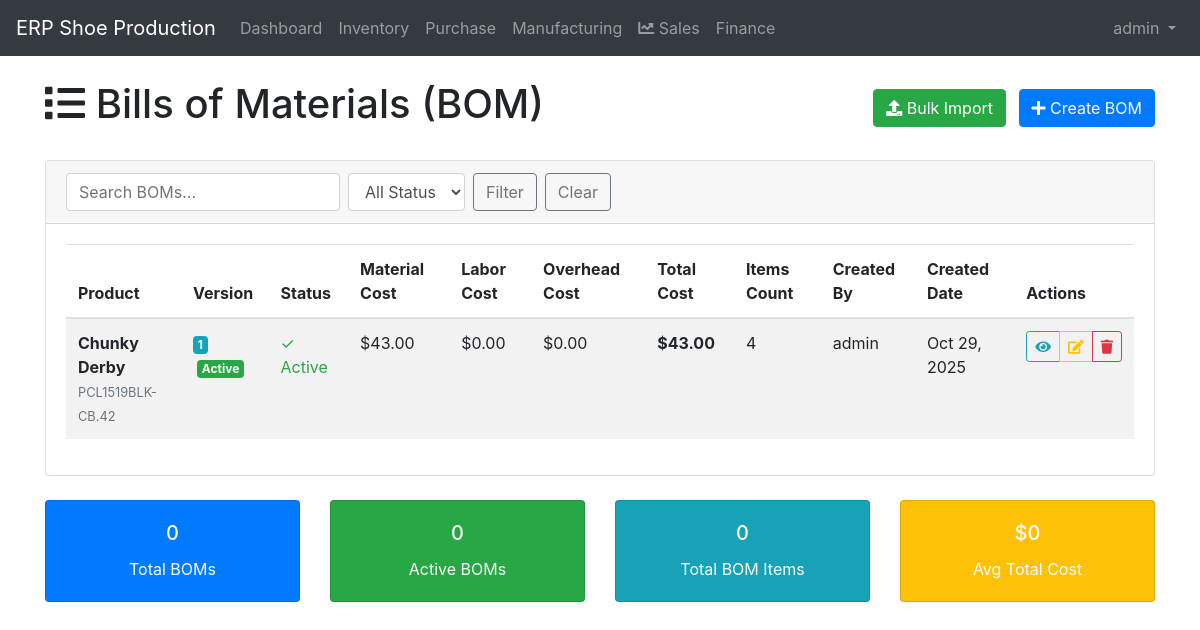
Before: /manufacturing/boms/ (signed in) with the older database file.
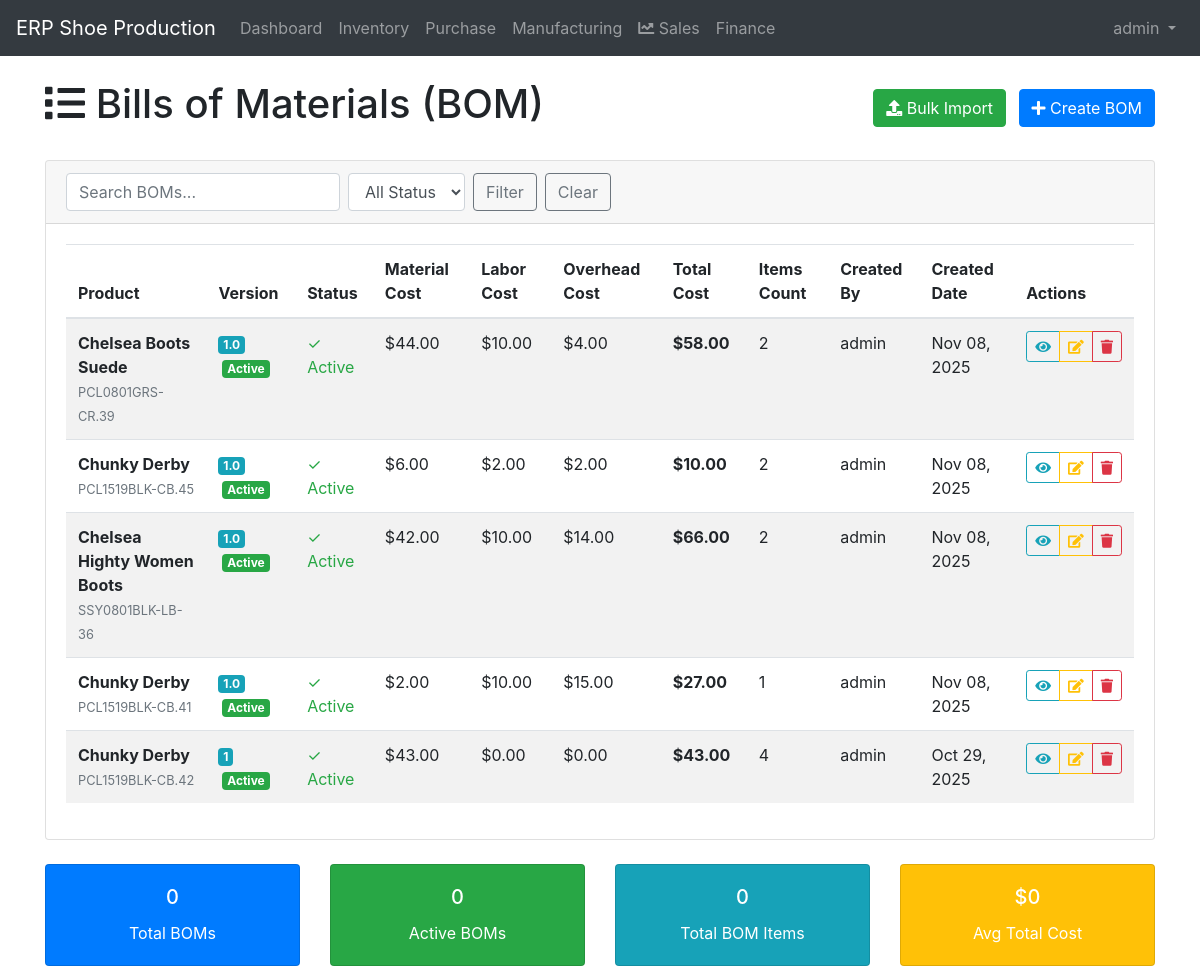
After: the same page with the newer database file.
### manufacturing/models.py (models this page shows, shortened)
class BillOfMaterials(models.Model):
    product = models.OneToOneField(FinishedProduct, on_delete=models.CASCADE, related_name='bill_of_materials')
    version = models.CharField(max_length=10, default='1.0', help_text="BOM version")
    is_active = models.BooleanField(default=True, help_text="Whether this BOM version is active")
    total_cost = models.DecimalField(max_digits=12, decimal_places=2, default=0, help_text="Total material cost")
    labor_cost = models.DecimalField(max_digits=10, decimal_places=2, default=0, help_text="Estimated labor cost")
    overhead_cost = models.DecimalField(max_digits=10, decimal_places=2, default=0, help_text="Overhead cost")
    created_by = models.ForeignKey(User, on_delete=models.CASCADE, related_name='created_boms')
    created_at = models.DateTimeField(auto_now_add=True)
    updated_at = models.DateTimeField(auto_now=True)
    class Meta:
        ordering = ['-version']
        verbose_name = 'Bill of Materials'
        verbose_name_plural = 'Bills of Materials'

### inventory/models.py (models this page shows, shortened)
class FinishedProduct(models.Model):
    SIZE_CHOICES = [
        ('35', '35'),
        ('36', '36'),
        ('37', '37'),
        ('38', '38'),
        ('39', '39'),
        ('40', '40'),
        ('41', '41'),
        ('42', '42'),
        ('43', '43'),
        ('44', '44'),
        ('45', '45'),
    ]
    COLOR_CHOICES = [
        ('black', 'Black'),
        ('white', 'White'),
        ('brown', 'Brown'),
        ('blue', 'Blue'),
        ('red', 'Red'),
        ('green', 'Green'),
        ('yellow', 'Yellow'),
        ('gray', 'Gray'),
        ('navy', 'Navy'),
        ('beige', 'Beige'),
        ('sands', 'Sands'),
    ]
    code = models.CharField(max_length=20, unique=True)
    name = models.CharField(max_length=200)
    category = models.ForeignKey(ProductCategory, on_delete=models.CASCADE)
    size = models.CharField(max_length=10, choices=SIZE_CHOICES)
    color = models.CharField(max_length=20, choices=COLOR_CHOICES)
    description = models.TextField(blank=True)
    current_stock = models.IntegerField(default=0)
    minimum_stock = models.IntegerField(default=0)
    unit_price = models.DecimalField(max_digits=10, decimal_places=2, default=0)
    is_active = models.BooleanField(default=True)
    created_at = models.DateTimeField(auto_now_add=True)
    updated_at = models.DateTimeField(auto_now=True)

### manufacturing/views.py (the view)
# urls.py: path('boms/', views.bill_of_materials_list, name='bill_of_materials_list'),
@login_required
def bill_of_materials_list(request):
    boms = BillOfMaterials.objects.select_related('product', 'created_by').filter(is_active=True).order_by('-created_at')
    paginator = Paginator(boms, 10)
    page_number = request.GET.get('page')
    page_obj = paginator.get_page(page_number)
    context = {
        'page_obj': page_obj,
        'title': 'Bills of Materials'
    }
    return render(request, 'manufacturing/bom_list.html', context)

### templates/manufacturing/bom_list.html (shortened to what this page needs)
{% extends 'base.html' %}
{% load bootstrap4 %}
{% block content %}
<div class="row">
    <div class="col-12">
        <div class="d-flex justify-content-between align-items-center mb-4">
            <h1><i class="fas fa-list"></i> Bills of Materials (BOM)</h1>
            <div>
                <a href="{% url 'bom_bulk_import' %}" class="btn btn-success mr-2">
                    <i class="fas fa-upload"></i> Bulk Import
                </a>
                <a href="{% url 'bill_of_materials_create' %}" class="btn btn-primary">
                    <i class="fas fa-plus"></i> Create BOM
                </a>
            </div>
        </div>
    </div>
</div>
<div class="row">
    <div class="col-12">
        <div class="card">
            <div class="card-header">
                <form method="get" class="form-inline">
                    <div class="form-group mr-2">
                        <input type="text" name="search" class="form-control" placeholder="Search BOMs..." value="{{ request.GET.search }}">
                    </div>
                    <select name="is_active" class="form-control mr-2">
                        <option value="">All Status</option>
                    </select>
                    <button type="submit" class="btn btn-outline-secondary mr-2">Filter</button>
                    <a href="{% url 'bill_of_materials_list' %}" class="btn btn-outline-secondary">Clear</a>
                </form>
            </div>
            <div class="card-body">
                <div class="table-responsive">
                    <table class="table table-striped">
                        <thead>
                            <tr>
                                <th>Product</th>
                                <th>Version</th>
                                <th>Status</th>
                                <th>Material Cost</th>
                                <th>Labor Cost</th>
                                <th>Overhead Cost</th>
                                <th>Total Cost</th>
                                <th>Items Count</th>
                                <th>Created By</th>
                                <th>Created Date</th>
                                <th>Actions</th>
                            </tr>
                        </thead>
                        <tbody>
                            {% for bom in page_obj %}
                            <tr>
                                <td>
                                    <strong>{{ bom.product.name }}</strong>
                                    <br><small class="text-muted">{{ bom.product.code }}</small>
                                </td>
                                <td>
                                    <span class="badge badge-info">{{ bom.version }}</span>
                                    {% if bom.is_active %}
                                        <span class="badge badge-success ml-1">Active</span>
                                    {% else %}
                                        <span class="badge badge-secondary ml-1">Inactive</span>
                                    {% endif %}
                                </td>
                                <td>
                                    {% if bom.is_active %}
                                        <span class="text-success">✓ Active</span>
                                    {% else %}
                                        <span class="text-muted">Inactive</span>
                                    {% endif %}
                                </td>
                                <td>${{ bom.total_cost|floatformat:2 }}</td>
                                <td>${{ bom.labor_cost|floatformat:2 }}</td>
                                <td>${{ bom.overhead_cost|floatformat:2 }}</td>
                                <td>
                                    <strong>${{ bom.total_cost|add:bom.labor_cost|add:bom.overhead_cost|floatformat:2 }}</strong>
                                </td>
                                <td>{{ bom.items.count }}</td>
                                <td>{{ bom.created_by.get_full_name|default:bom.created_by.username }}</td>
                                <td>{{ bom.created_at|date:"M d, Y" }}</td>
                                <td>
                                    <div class="btn-group" role="group">
                                        <a href="{% url 'bill_of_materials_detail' bom.pk %}" class="btn btn-sm btn-outline-info" title="View Details">
                                            <i class="fas fa-eye"></i>
                                        </a>
                                        <a href="{% url 'bill_of_materials_update' bom.pk %}" class="btn btn-sm btn-outline-warning" title="Edit">
                                            <i class="fas fa-edit"></i>
                                        </a>
                                        <a href="{% url 'bill_of_materials_delete' bom.pk %}" class="btn btn-sm btn-outline-danger" title="Delete" onclick="return confirm('Are you sure you want to delete this BOM?')">
                                            <i class="fas fa-trash"></i>
                                        </a>
                                    </div>
                                </td>
                            </tr>
                            {% empty %}
                            <tr>
                                <td colspan="11" class="text-center text-muted">
                                    No bills of materials found. <a href="{% url 'bill_of_materials_create' %}">Create your first BOM</a>.
                                </td>
                            </tr>
                            {% endfor %}
                        </tbody>
                    </table>
                </div>
            </div>
        </div>
    </div>
</div>
<div class="row mt-4">
    <div class="col-md-3">
        <div class="card text-center bg-primary text-white">
            <div class="card-body">
                <h5 class="card-title">{{ total_boms|default:0 }}</h5>
                <p class="card-text">Total BOMs</p>
            </div>
        </div>
    </div>
    <div class="col-md-3">
        <div class="card text-center bg-success text-white">
            <div class="card-body">
                <h5 class="card-title">{{ active_boms|default:0 }}</h5>
                <p class="card-text">Active BOMs</p>
            </div>
        </div>
    </div>
    <div class="col-md-3">
        <div class="card text-center bg-info text-white">
            <div class="card-body">
                <h5 class="card-title">{{ total_items|default:0 }}</h5>
                <p class="card-text">Total BOM Items</p>
            </div>
        </div>
    </div>
    <div class="col-md-3">
        <div class="card text-center bg-warning text-white">
            <div class="card-body">
                <h5 class="card-title">${{ avg_cost|default:0|floatformat:0 }}</h5>
                <p class="card-text">Avg Total Cost</p>
            </div>
        </div>
    </div>
</div>
{% endblock %}

### templates/base.html (shortened to what this page needs)
<!DOCTYPE html>
<html lang="en">
<head>
    <link href="https://stackpath.bootstrapcdn.com/bootstrap/4.5.2/css/bootstrap.min.css" rel="stylesheet">
    <link rel="stylesheet" href="https://cdnjs.cloudflare.com/ajax/libs/font-awesome/5.15.1/css/all.min.css">
</head>
<body>
    <nav class="navbar navbar-expand-lg navbar-dark bg-dark">
        <a class="navbar-brand" href="{% url 'dashboard' %}">ERP Shoe Production</a>
        <div class="collapse navbar-collapse" id="navbarNav">
            <ul class="navbar-nav mr-auto">
                <li class="nav-item">
                    <a class="nav-link" href="{% url 'dashboard' %}">Dashboard</a>
                </li>
                {% if user.is_authenticated %}
                    {% if user.userprofile.role == 'admin' or user.userprofile.role == 'inventory_manager' %}
                    <li class="nav-item">
                        <a class="nav-link" href="{% url 'inventory_list' %}">Inventory</a>
                    </li>
                    {% endif %}
                    {% if user.userprofile.role == 'admin' or user.userprofile.role == 'purchase_manager' %}
                    <li class="nav-item">
                        <a class="nav-link" href="{% url 'purchase_list' %}">Purchase</a>
                    </li>
                    {% endif %}
                    {% if user.userprofile.role == 'admin' or user.userprofile.role == 'manufacturing_manager' %}
                    <li class="nav-item">
                        <a class="nav-link" href="{% url 'manufacturing_list' %}">Manufacturing</a>
                    </li>
                    {% endif %}
                    {% if user.userprofile.role == 'admin' or user.userprofile.role == 'sales_manager' %}
                    <li class="nav-item">
                        <a class="nav-link" href="{% url 'sales_list' %}">
                            <i class="fas fa-chart-line"></i> Sales
                        </a>
                    </li>
                    {% endif %}
                    {% if user.userprofile.role == 'admin' or user.userprofile.role == 'finance_manager' %}
                    <li class="nav-item">
                        <a class="nav-link" href="{% url 'finance_dashboard' %}">Finance</a>
                    </li>
                    {% endif %}
                {% endif %}
            </ul>
            <ul class="navbar-nav">
                {% if user.is_authenticated %}
                <li class="nav-item dropdown">
                    <a class="nav-link dropdown-toggle" href="#" id="navbarDropdown" role="button" data-toggle="dropdown" aria-haspopup="true" aria-expanded="false">
                        {{ user.username }}
                    </a>
                </li>
                {% else %}
                <li class="nav-item">
                    <a class="nav-link" href="{% url 'login' %}">Login</a>
                </li>
                {% endif %}
            </ul>
        </div>
    </nav>
    <div class="container mt-4">
        {% block content %}{% endblock %}
    </div>
</body>
</html>

Changed rows visible on the page:
added BillOfMaterials: product.name "Chelsea Boots Suede", product.code "PCL0801GRS-CR.39", version "1.0", is_active "Active", total_cost "44.00", labor_cost "10.00", overhead_cost "4.00", total_cost|add "58.00", items.count "2", created_by.get_full_name "admin", created_at "Nov 08, 2025"
added BillOfMaterials: product.name "Chunky Derby", product.code "PCL1519BLK-CB.45", version "1.0", is_active "Active", total_cost "6.00", labor_cost "2.00", overhead_cost "2.00", total_cost|add "10.00", items.count "2", created_by.get_full_name "admin", created_at "Nov 08, 2025"
added BillOfMaterials: product.name "Chelsea Highty Women Boots", product.code "SSY0801BLK-LB-36", version "1.0", is_active "Active", total_cost "42.00", labor_cost "10.00", overhead_cost "14.00", total_cost|add "66.00", items.count "2", created_by.get_full_name "admin", created_at "Nov 08, 2025"
added BillOfMaterials: product.name "Chunky Derby", product.code "PCL1519BLK-CB.41", version "1.0", is_active "Active", total_cost "2.00", labor_cost "10.00", overhead_cost "15.00", total_cost|add "27.00", items.count "1", created_by.get_full_name "admin", created_at "Nov 08, 2025"
